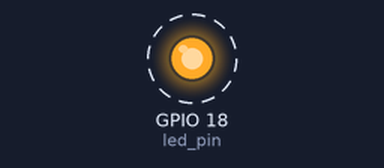
Bench run of a program on a simulated Raspberry Pi (BCM pin numbers). Parts: output pins drawn as LEDs (lit = HIGH). Dashed ring = blinking. What the program prints to the terminal is not drawn.

Above: at 0.05 s.
Timing chart, 0 to 3.0 s (numbered marks = the images above):
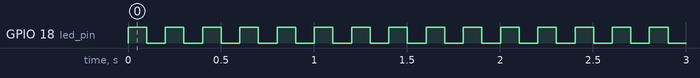

The program:

main2.py
```python
import RPi.GPIO as GPIO
import time

# Ustawienie trybu numerowania pinów
GPIO.setmode(GPIO.BCM)

# Wybór pinu, do którego podłączona jest dioda LED
led_pin = 18

# Ustawienie pinu jako wyjście
GPIO.setup(led_pin, GPIO.OUT)

# Pętla migająca LED-em
try:
    while True:
        # Zaświecenie LED
        GPIO.output(led_pin, GPIO.HIGH)
        print("LED ON")

        # Czekanie 1 sekundę
        time.sleep(0.1)

        # Zgaszenie LED
        GPIO.output(led_pin, GPIO.LOW)
        print("LED OFF")

        # Czekanie 1 sekundę
        time.sleep(0.1)

except KeyboardInterrupt:
    print("Program został przerwany")

# Czyszczenie ustawień GPIO po zakończeniu programu
GPIO.cleanup()
```

Measured:
- by itself, GPIO 18 (led_pin): alternates HIGH for 0.10 s and LOW for 0.10 s
